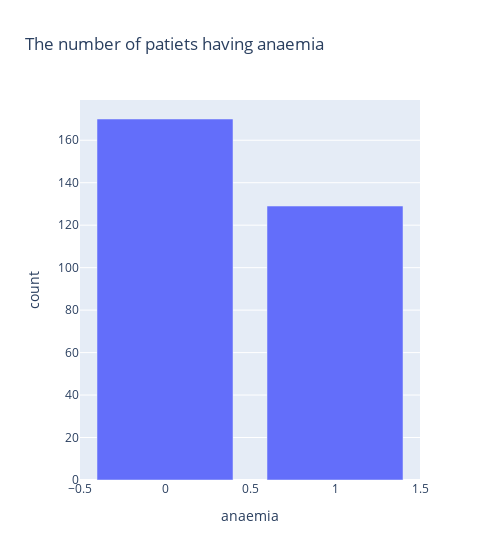

Here is the notebook cell this chart was saved with:
### Code cell
fig = px.bar(ds, x='anaemia', y='count', width=500, title="The number of patiets having anaemia")
fig

### Figure 1 — Plotly figure (JSON) as saved in the notebook; plotly's stock layout.template omitted (floating-point values rounded to 4 significant figures)
{"data": [{"alignmentgroup": "True", "hovertemplate": "anaemia=%{x}<br>count=%{y}<extra></extra>", "legendgroup": "", "marker": {"color": "#636efa"}, "name": "", "offsetgroup": "", "orientation": "v", "showlegend": false, "textposition": "auto", "type": "bar", "x": [0, 1], "xaxis": "x", "y": [170, 129], "yaxis": "y"}], "layout": {"barmode": "relative", "legend": {"tracegroupgap": 0}, "title": {"text": "The number of patiets having anaemia"}, "width": 500, "xaxis": {"anchor": "y", "domain": [0, 1], "title": {"text": "anaemia"}}, "yaxis": {"anchor": "x", "domain": [0, 1], "title": {"text": "count"}}}}
